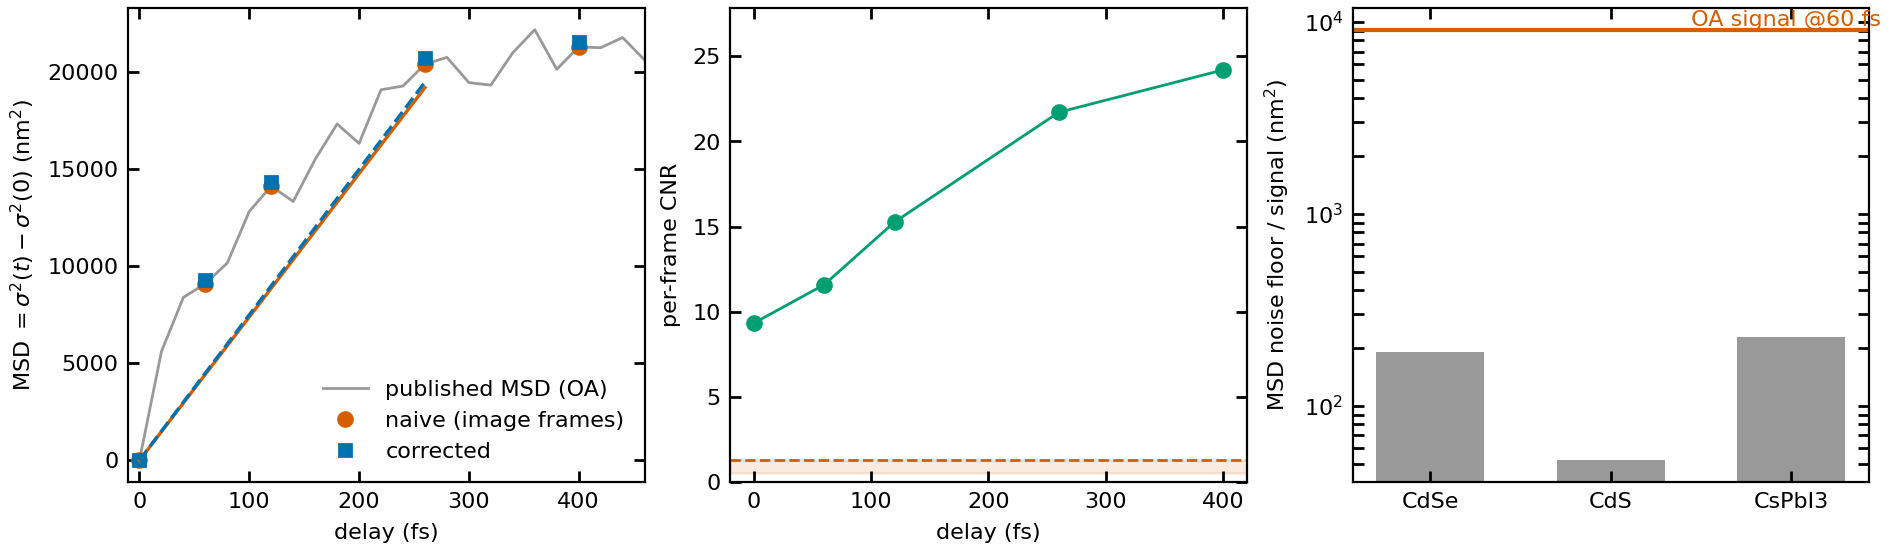

Generate this figure with Python:
"""Real-data panel: the folded-normal correction on Zhang et al. (2022) QD-solid
femtosecond exciton transport.

Source data are the published figure worksheets exported from the manuscript
Origin project (Zhang et al., "Ultrafast exciton transport at early times in
quantum dot solids", Nat. Mater. 21, 533-539, 2022), placed read-only in
this folder:

* ``Figure 1d <delay>.csv`` -- the raw 64x64 differential ON/OFF transient-
  absorption images of the OA (oleic-acid-capped PbS) film at five pump-probe
  delays (0, 60, 120, 260, 400 fs). These carry the *noise*, so the per-frame
  CNR is measured here with ``fft-cnr`` on a line-cut band through the spot.
* ``Figure 2a.csv`` -- the published MSD(t) = sigma^2(t) - sigma^2(0) for all
  five PbS films over the full window (61 delays to 4100 fs). The OA column is
  the authors' own fitted widths; these supply the naive MSD used below (their
  fit, our CNR).
* ``Figure 4a-c.csv`` -- MSD(t) of the CdSe / CdS / CsPbI3 "no transport"
  control films. Their MSD scatters around zero; its RMS is the measurement
  noise floor the fast-regime PbS signal must clear.

Why this dataset is a scope test rather than a correction target: the reported
fast-regime diffusivity (Dfast ~ 99-280 cm^2/s for the PbS films) is anomalously
large, and it is read from the noisy earliest frames. The truncation bias would
inflate a fitted width at low CNR -- so the question is whether the anomalous
Dfast is partly a noise-bias artifact. Two facts answer it:

* The per-frame CNR is moderate (9-24) and the noise is white (the camera
  differential has a constant read floor, gain ~ 0), so ``var_bias(CNR)`` is
  sub-percent of sigma0^2.
* The CNR *rises* with delay (the TA bleach builds up over the first few hundred
  fs faster than the spot dilutes), so the bias is largest at t=0 -- the
  subtracted reference. A bias that shrinks with time adds a *negative*-sloping
  term to MSD(t): it would suppress Dfast, not inflate it. Correcting nudges
  Dfast slightly up.

So the headline is the corrected/naive ratio (~1) and the sign: this is a real
measurement where the method correctly reports that no correction is needed, and
where dCNR/dt sets the sign of the bias-induced D error.

Widths/MSD are in the published nm^2; sigma0^2 = (172 nm)^2 from the t=0 width.
D is in cm^2/s (MSD in nm^2 over time in fs: D = slope/2, 1 nm^2/fs = 10 cm^2/s).

Set ``WEIGHTING_WALL_WORKERS=1`` for the (cached) calibration build.

Usage::

    .venv/Scripts/python.exe scripts/zhang_qd_panel.py
"""
from __future__ import annotations

import csv
import os
import sys
import time

import numpy as np
from scipy.ndimage import gaussian_filter

sys.path.insert(0, os.path.join(os.path.dirname(__file__), "..", "..", "src"))

import fft_cnr  # noqa: E402
from weighting_wall import GaussianModel, calibrate_d_free  # noqa: E402
from weighting_wall.fit import fit_D, fit_variance  # noqa: E402
from weighting_wall.truncation import TruncationModel  # noqa: E402

RE = os.path.dirname(__file__)
CALIB_CACHE = os.path.join("output", "calibration_zhang_qd.npz")

DELAYS = [0, 60, 120, 260, 400]          # fs; the Fig 1d image delays
SIGMA0_NM = 172.0                        # t=0 spot width (paper); sigma0^2 ref
BAND = 2                                 # half-height of summed central band (px)
FAST_MAX_FS = 260                        # fast-regime fit window upper edge (fs)
FLOOR = 1.3                              # per-frame CNR over-subtraction floor
CAL_CNR0_GRID = np.logspace(np.log10(1.0), np.log10(150.0), 24)
CAL_N_RUNS = 500
NM2_PER_FS_TO_CM2_S = 10.0               # 1 nm^2/fs = 10 cm^2/s


def _img(delay):
    p = os.path.join(RE, f"Figure 1d {delay}fs.csv")
    return np.loadtxt(p, delimiter=",", encoding="utf-8-sig")


def _msd_curve(fname, col=1):
    """Read a (time fs, MSD nm^2) column pair from an exported figure CSV."""
    rows = list(csv.reader(open(os.path.join(RE, fname), encoding="utf-8-sig")))
    t, m = [], []
    for r in rows[3:]:
        if len(r) > col and r[0].strip() and r[col].strip():
            t.append(float(r[0])); m.append(float(r[col]))
    return np.array(t), np.array(m)


def per_frame_cnr_and_width():
    """Per-frame CNR (fft-cnr) and bounded width (px^2) on the OA images.

    Returns the t=0 spot width in px (the calibration geometry) and the
    per-delay CNR; the widths themselves are taken from the published Fig 2a.
    """
    cnr, sig0_px = [], None
    for d in DELAYS:
        img = _img(d)
        j0, _ = np.unravel_index(np.argmax(gaussian_filter(img, 2.0)), img.shape)
        band = img[max(0, j0 - BAND):j0 + BAND + 1, :].sum(0)
        band = band - np.median(band)
        xs = np.arange(band.size, dtype=float)
        cnr.append(float(fft_cnr.fft_cnr(band, fit_model="generalized_gaussian").cnr))
        if d == 0:
            sig0_px = float(np.sqrt(fit_variance(xs, band).variance))
    return float(sig0_px), np.array(cnr), img.shape[1]


def build_or_load_calibration(sigma0_px, npix):
    if os.path.exists(CALIB_CACHE):
        z = np.load(CALIB_CACHE)
        if int(z["npix"]) == npix and abs(float(z["sigma0_px"]) - sigma0_px) < 1.5:
            print(f"  loaded cached calibration {CALIB_CACHE}", flush=True)
            return TruncationModel(cnr_grid=z["cnr_grid"], p_grid=z["p_grid"],
                                   relvar_grid=z["relvar_grid"],
                                   varbias_grid=z["varbias_grid"])
    half_window = (npix / 2.0) / sigma0_px
    trunc = calibrate_d_free(
        CAL_CNR0_GRID, sigma0=1.0, half_window=half_window, n_pixels=npix,
        n_frames=12, t_max=3.0, n_runs=CAL_N_RUNS, seed=1,
        model=GaussianModel(), noise_model=None)
    os.makedirs("output", exist_ok=True)
    np.savez(CALIB_CACHE, cnr_grid=trunc.cnr_grid, p_grid=trunc.p_grid,
             relvar_grid=trunc.relvar_grid, varbias_grid=trunc.varbias_grid,
             sigma0_px=sigma0_px, npix=npix)
    print(f"  built + cached calibration -> {CALIB_CACHE}", flush=True)
    return trunc


def _Dfit(t, msd):
    """Fickian D (cm^2/s) from MSD(t): slope/2, MSD nm^2 vs t fs."""
    d = fit_D(t, msd, np.ones_like(t))
    return d.D * NM2_PER_FS_TO_CM2_S


def main():
    t0 = time.time()
    print("Measuring per-frame CNR on the OA Fig 1d images ...", flush=True)
    sig0_px, cnr, npix = per_frame_cnr_and_width()
    print(f"  {npix}px frames; t0 spot {sig0_px:.2f}px; "
          f"CNR {cnr.min():.1f}..{cnr.max():.1f} (rises with delay)", flush=True)

    print("Calibration (white) ...", flush=True)
    trunc = build_or_load_calibration(sig0_px, npix)
    print(f"  ready [{time.time()-t0:.0f}s]", flush=True)

    # Published OA MSD at the five image delays (their fit, our CNR).
    t_oa, m_oa = _msd_curve("Figure 2a.csv")
    msd5 = np.array([m_oa[np.argmin(np.abs(t_oa - d))] for d in DELAYS])
    delays = np.array(DELAYS, float)
    sigma0_sq = SIGMA0_NM ** 2

    # Additive variance bias per frame (nm^2) and corrected MSD. The correction
    # subtracts var_bias from each sigma^2; in the MSD it is the *difference*
    # var_bias(t) - var_bias(0) that moves the points.
    vb = trunc.var_bias(cnr) * sigma0_sq            # nm^2
    msd5_corr = msd5 - (vb - vb[0])
    keep = cnr >= FLOOR

    fast = delays <= FAST_MAX_FS
    D_naive = _Dfit(delays[fast], msd5[fast])
    D_corr = _Dfit(delays[fast], msd5_corr[fast])
    # naive Dfast on the dense published grid, for cross-check with the paper
    dense = (t_oa <= FAST_MAX_FS)
    D_naive_dense = _Dfit(t_oa[dense], m_oa[dense])

    # Control noise floor: MSD RMS of the no-transport films (nm^2).
    floors = {}
    for fn, nm in [("Figure 4a.csv", "CdSe"), ("Figure 4b.csv", "CdS"),
                   ("Figure 4c.csv", "CsPbI3")]:
        _, mc = _msd_curve(fn)
        floors[nm] = float(np.sqrt(np.mean(mc ** 2)))

    print("\n  per-frame (MSD in nm^2; sigma0^2 = %.0f nm^2):" % sigma0_sq)
    print(f"  {'t_fs':>6}{'CNR':>7}{'MSD_naive':>11}{'var_bias':>10}{'MSD_corr':>11}")
    for i, d in enumerate(DELAYS):
        print(f"  {d:>6}{cnr[i]:>7.1f}{msd5[i]:>11.0f}{vb[i]:>10.1f}{msd5_corr[i]:>11.0f}")

    print(f"\n  Dfast over t <= {FAST_MAX_FS} fs (cm^2/s):")
    print(f"    naive (5 image frames)   {D_naive:8.1f}")
    print(f"    naive (dense Fig 2a)     {D_naive_dense:8.1f}   (paper OA Dfast ~ 280)")
    print(f"    corrected                {D_corr:8.1f}")
    print(f"    ratio corrected/naive    {D_corr / D_naive:8.4f}")
    print(f"\n  control MSD noise floor (RMS, nm^2): "
          + ", ".join(f"{k} {v:.0f}" for k, v in floors.items()))
    print(f"  OA fast-regime signal at 60 fs: {msd5[1]:.0f} nm^2 "
          f"(~{msd5[1]/np.mean(list(floors.values())):.0f}x the floor)")

    _figure(t_oa, m_oa, delays, msd5, msd5_corr, cnr, keep, floors,
            D_naive, D_corr)
    print(f"\n[total {(time.time()-t0)/60:.1f} min]")


def _figure(t_oa, m_oa, delays, msd5, msd5_corr, cnr, keep, floors,
            D_naive, D_corr):
    try:
        import matplotlib
        matplotlib.use("Agg")
        import matplotlib.pyplot as plt
    except ImportError:
        print("[matplotlib missing]")
        return
    SPAIN = {"red": "#D55E00", "blue": "#0072B2", "green": "#009E73",
             "grey": "0.6"}
    inch = 1 / 2.54; fs = 8
    fig, ax = plt.subplots(1, 3, layout="constrained",
                           figsize=(24 * inch, 7 * inch))
    for a in ax:
        a.tick_params(axis="both", which="both", direction="in", top=True,
                      right=True, labelsize=fs, length=4, width=1)
    fig.patch.set_facecolor("w"); fig.patch.set_alpha(1)

    # (a) fast-regime MSD: dense published + 5 corrected points + Dfast lines
    a = ax[0]
    fast = t_oa <= 500
    a.plot(t_oa[fast], m_oa[fast], "-", color=SPAIN["grey"], lw=1,
           label="published MSD (OA)")
    a.plot(delays, msd5, "o", color=SPAIN["red"], ms=5, label="naive (image frames)")
    a.plot(delays, msd5_corr, "s", color=SPAIN["blue"], ms=4, label="corrected")
    tt = np.linspace(0, 260, 30)
    a.plot(tt, 2 * (D_naive / 10.0) * tt, "-", color=SPAIN["red"], lw=1.2)
    a.plot(tt, 2 * (D_corr / 10.0) * tt, "--", color=SPAIN["blue"], lw=1.2)
    a.set_xlim(-10, 460)
    a.set_xlabel("delay (fs)", fontsize=fs)
    a.set_ylabel(r"MSD $=\sigma^2(t)-\sigma^2(0)$ (nm$^2$)", fontsize=fs)
    a.legend(frameon=False, fontsize=fs, loc="lower right")

    # (b) per-frame CNR rises with delay; floor band
    a = ax[1]
    a.plot(delays, cnr, "o-", color=SPAIN["green"], ms=5, lw=1)
    a.axhspan(0.5, FLOOR, color=SPAIN["red"], alpha=0.12)
    a.axhline(FLOOR, ls="--", c=SPAIN["red"], lw=1)
    a.set_xlabel("delay (fs)", fontsize=fs)
    a.set_ylabel("per-frame CNR", fontsize=fs)
    a.set_ylim(0, cnr.max() * 1.15)

    # (c) control noise floor vs OA signal
    a = ax[2]
    names = list(floors); vals = [floors[n] for n in names]
    a.bar(range(len(names)), vals, color=SPAIN["grey"], width=0.6)
    a.axhline(msd5[1], ls="-", c=SPAIN["red"], lw=1.5)
    a.text(len(names) - 0.5, msd5[1], " OA signal @60 fs",
           color=SPAIN["red"], fontsize=fs, va="bottom", ha="right")
    a.set_xticks(range(len(names))); a.set_xticklabels(names, fontsize=fs)
    a.set_ylabel(r"MSD noise floor / signal (nm$^2$)", fontsize=fs)
    a.set_yscale("log")

    os.makedirs("output", exist_ok=True)
    out = os.path.join("output", "zhang_qd_panel.png")
    fig.savefig(out, dpi=200); plt.close(fig)
    print(f"Figure written to {out}")


if __name__ == "__main__":
    main()
